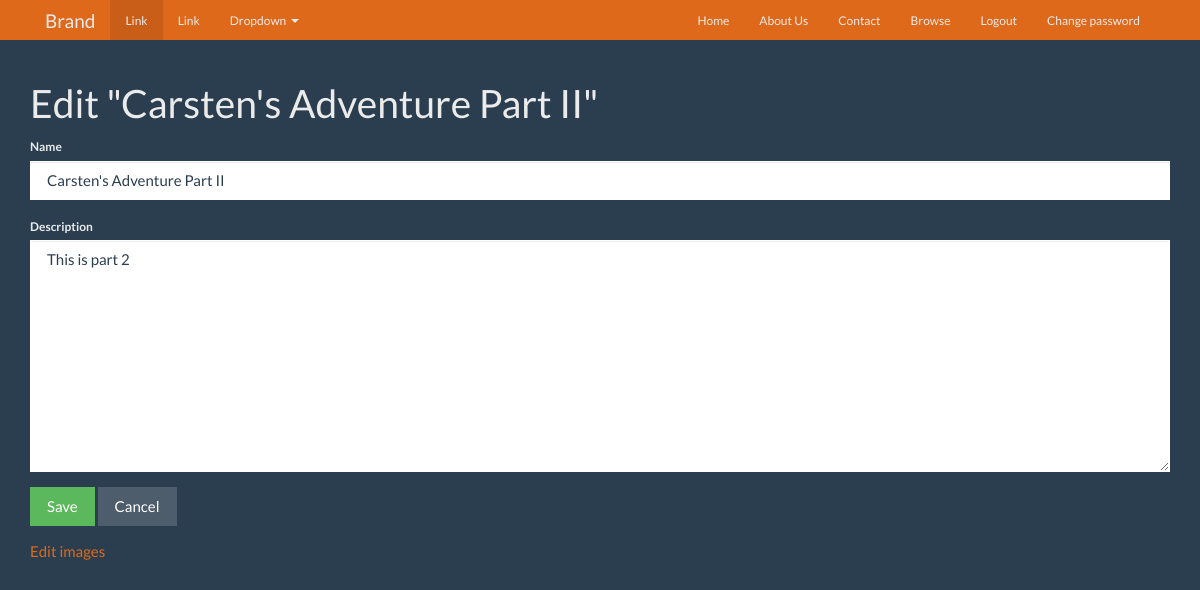
Page /experiences/carstens-adventure-part-ii/edit/ (signed in) on the committed database.
### tpe/models.py (models this page shows, shortened)
class Experience(models.Model):
    name = models.CharField(max_length=255)
    description = models.TextField()
    slug = models.SlugField(unique=True)
    user = models.OneToOneField(User, blank=True, null=True)

### tpe/views.py (the view)
# urls.py: url(r'^experiences/(?P<slug>[-\w]+)/edit/$', views.edit_experience, name='edit_experience'),
@login_required()
def edit_experience(request, slug):
    experience = Experience.objects.get(slug=slug)
    if experience.user != request.user:
        raise Http404
    form_class = ExperienceForm
    if request.method == 'POST':
        form = form_class(data=request.POST, instance=experience)
        if form.is_valid():
            form.save()
            messages.success(request, 'Experience details updated.')
            return redirect('experience_detail', slug=experience.slug)
    else:
        form = form_class(instance=experience)
    return render(request, 'experiences/edit_experience.html', {
        'experience': experience,
        'form': form,
    })

### tpe/forms.py
class ExperienceForm(ModelForm):
    class Meta:
        model = Experience
        fields = ('name', 'description')

### tpe/templates/experiences/edit_experience.html (shortened to what this page needs)
{% extends 'layouts/base.html' %}
{% load widget_tweaks %}
{% block content %}
    <h1>Edit "{{ experience.name }}"</h1>
    <form role="form" action="" method="post" class="form-group" enctype="multipart/form-data">
        {% for field in form.visible_fields %}
            <div class="form-group">
                <label for="{{ field.id_for_label }}">{{ field.label }}</label>
                {{ field|add_class:'form-control' }}
            </div>
        {% endfor %}
        <div class="form-group">
            <button type="submit" class="btn btn-success">
                 Save
            </button>
            <a href="{% url 'home' %}" class="btn btn-default">Cancel</a>
        </div>
    </form>
    <a href="{% url 'edit_experience_uploads' slug=experience.slug %}">Edit images</a>
{% endblock %}

### rows in the picture
Experience: name "Carsten's Adventure Part II", visible_fields "Carsten's Adventure Part II" "This is part 2"

### other values in the picture
{{ field.label }} "Name" "Description"
